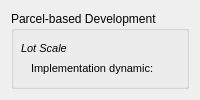
                 <widget class="QWidget" name="parcel_based">
                  <layout class="QHBoxLayout" name="horizontalLayout_7">
                   <item>
                    <widget class="QGroupBox" name="parcel_based_group">
                     <property name="title">
                      <string>Parcel-based Development</string>
                     </property>
                     <widget class="QLabel" name="parcel_based_lbl5">
                      <property name="geometry">
                       <rect>
                        <x>10</x>
                        <y>130</y>
                        <width>131</width>
                        <height>16</height>
                       </rect>
                      </property>
                      <property name="text">
                       <string>&lt;!DOCTYPE HTML PUBLIC &quot;-//W3C//DTD HTML 4.0//EN&quot; &quot;http://www.w3.org/TR/REC-html40/strict.dtd&quot;&gt;
&lt;html&gt;&lt;head&gt;&lt;meta name=&quot;qrichtext&quot; content=&quot;1&quot; /&gt;&lt;style type=&quot;text/css&quot;&gt;
p, li { white-space: pre-wrap; }
&lt;/style&gt;&lt;/head&gt;&lt;body style=&quot; font-family:'MS Shell Dlg 2'; font-size:8.25pt; font-weight:400; font-style:normal;&quot;&gt;
&lt;p style=&quot; margin-top:0px; margin-bottom:0px; margin-left:0px; margin-right:0px; -qt-block-indent:0; text-indent:0px;&quot;&gt;&lt;span style=&quot; font-size:8pt; font-style:italic;&quot;&gt;Neighbourhood Scale&lt;/span&gt;&lt;/p&gt;&lt;/body&gt;&lt;/html&gt;</string>
                      </property>
                     </widget>
                     <widget class="QLabel" name="parcel_based_lbl1">
                      <property name="geometry">
                       <rect>
                        <x>10</x>
                        <y>30</y>
                        <width>131</width>
                        <height>16</height>
                       </rect>
                      </property>
                      <property name="text">
                       <string>&lt;!DOCTYPE HTML PUBLIC &quot;-//W3C//DTD HTML 4.0//EN&quot; &quot;http://www.w3.org/TR/REC-html40/strict.dtd&quot;&gt;
&lt;html&gt;&lt;head&gt;&lt;meta name=&quot;qrichtext&quot; content=&quot;1&quot; /&gt;&lt;style type=&quot;text/css&quot;&gt;
p, li { white-space: pre-wrap; }
&lt;/style&gt;&lt;/head&gt;&lt;body style=&quot; font-family:'MS Shell Dlg 2'; font-size:8.25pt; font-weight:400; font-style:normal;&quot;&gt;
&lt;p style=&quot; margin-top:0px; margin-bottom:0px; margin-left:0px; margin-right:0px; -qt-block-indent:0; text-indent:0px;&quot;&gt;&lt;span style=&quot; font-size:8pt; font-style:italic;&quot;&gt;Lot Scale&lt;/span&gt;&lt;/p&gt;&lt;/body&gt;&lt;/html&gt;</string>
                      </property>
                     </widget>
                     <widget class="QLabel" name="parcel_based_lbl4">
                      <property name="geometry">
                       <rect>
                        <x>20</x>
                        <y>100</y>
                        <width>131</width>
                        <height>16</height>
                       </rect>
                      </property>
                      <property name="text">
                       <string>&lt;!DOCTYPE HTML PUBLIC &quot;-//W3C//DTD HTML 4.0//EN&quot; &quot;http://www.w3.org/TR/REC-html40/strict.dtd&quot;&gt;
&lt;html&gt;&lt;head&gt;&lt;meta name=&quot;qrichtext&quot; content=&quot;1&quot; /&gt;&lt;style type=&quot;text/css&quot;&gt;
p, li { white-space: pre-wrap; }
&lt;/style&gt;&lt;/head&gt;&lt;body style=&quot; font-family:'MS Shell Dlg 2'; font-size:8.25pt; font-weight:400; font-style:normal;&quot;&gt;
&lt;p style=&quot; margin-top:0px; margin-bottom:0px; margin-left:0px; margin-right:0px; -qt-block-indent:0; text-indent:0px;&quot;&gt;&lt;span style=&quot; font-size:8pt;&quot;&gt;Implementation dynamic:&lt;/span&gt;&lt;/p&gt;&lt;/body&gt;&lt;/html&gt;</string>
                      </property>
                     </widget>
                     <widget class="QLabel" name="parcel_based_lbl6">
                      <property name="geometry">
                       <rect>
                        <x>20</x>
                        <y>150</y>
                        <width>141</width>
                        <height>16</height>
                       </rect>
                      </property>
                      <property name="text">
                       <string>&lt;!DOCTYPE HTML PUBLIC &quot;-//W3C//DTD HTML 4.0//EN&quot; &quot;http://www.w3.org/TR/REC-html40/strict.dtd&quot;&gt;
&lt;html&gt;&lt;head&gt;&lt;meta name=&quot;qrichtext&quot; content=&quot;1&quot; /&gt;&lt;style type=&quot;text/css&quot;&gt;
p, li { white-space: pre-wrap; }
&lt;/style&gt;&lt;/head&gt;&lt;body style=&quot; font-family:'MS Shell Dlg 2'; font-size:8.25pt; font-weight:400; font-style:normal;&quot;&gt;
&lt;p style=&quot; margin-top:0px; margin-bottom:0px; margin-left:0px; margin-right:0px; -qt-block-indent:0; text-indent:0px;&quot;&gt;&lt;span style=&quot; font-size:8pt;&quot;&gt;Implementation dynamic:&lt;/span&gt;&lt;/p&gt;&lt;/body&gt;&lt;/html&gt;</string>
                      </property>
                     </widget>
                     <widget class="QLabel" name="parcel_based_lbl3">
                      <property name="geometry">
                       <rect>
                        <x>10</x>
                        <y>80</y>
                        <width>131</width>
                        <height>16</height>
                       </rect>
                      </property>
                      <property name="text">
                       <string>&lt;!DOCTYPE HTML PUBLIC &quot;-//W3C//DTD HTML 4.0//EN&quot; &quot;http://www.w3.org/TR/REC-html40/strict.dtd&quot;&gt;
&lt;html&gt;&lt;head&gt;&lt;meta name=&quot;qrichtext&quot; content=&quot;1&quot; /&gt;&lt;style type=&quot;text/css&quot;&gt;
p, li { white-space: pre-wrap; }
&lt;/style&gt;&lt;/head&gt;&lt;body style=&quot; font-family:'MS Shell Dlg 2'; font-size:8.25pt; font-weight:400; font-style:normal;&quot;&gt;
&lt;p style=&quot; margin-top:0px; margin-bottom:0px; margin-left:0px; margin-right:0px; -qt-block-indent:0; text-indent:0px;&quot;&gt;&lt;span style=&quot; font-size:8pt; font-style:italic;&quot;&gt;Street Scale&lt;/span&gt;&lt;/p&gt;&lt;/body&gt;&lt;/html&gt;</string>
                      </property>
                     </widget>
                     <widget class="QLabel" name="parcel_based_lbl2">
                      <property name="geometry">
                       <rect>
                        <x>20</x>
                        <y>50</y>
                        <width>141</width>
                        <height>16</height>
                       </rect>
                      </property>
                      <property name="text">
                       <string>&lt;!DOCTYPE HTML PUBLIC &quot;-//W3C//DTD HTML 4.0//EN&quot; &quot;http://www.w3.org/TR/REC-html40/strict.dtd&quot;&gt;
&lt;html&gt;&lt;head&gt;&lt;meta name=&quot;qrichtext&quot; content=&quot;1&quot; /&gt;&lt;style type=&quot;text/css&quot;&gt;
p, li { white-space: pre-wrap; }
&lt;/style&gt;&lt;/head&gt;&lt;body style=&quot; font-family:'MS Shell Dlg 2'; font-size:8.25pt; font-weight:400; font-style:normal;&quot;&gt;
&lt;p style=&quot; margin-top:0px; margin-bottom:0px; margin-left:0px; margin-right:0px; -qt-block-indent:0; text-indent:0px;&quot;&gt;&lt;span style=&quot; font-size:8pt;&quot;&gt;Implementation dynamic:&lt;/span&gt;&lt;/p&gt;&lt;/body&gt;&lt;/html&gt;</string>
                      </property>
                     </widget>
                     <widget class="QComboBox" name="parcel_rule_neigh">
                      <property name="geometry">
                       <rect>
                        <x>180</x>
                        <y>150</y>
                        <width>211</width>
                        <height>16</height>
                       </rect>
                      </property>
                      <item>
                       <property name="text">
                        <string>Gradual (maintaining level of service)</string>
                       </property>
                      </item>
                      <item>
                       <property name="text">
                        <string>Immediate (all at once where possible)</string>
                       </property>
                      </item>
                      <item>
                       <property name="text">
                        <string>Delayed (slowed implementation)</string>
                       </property>
                      </item>
                     </widget>
                     <widget class="QComboBox" name="parcel_rule_street">
                      <property name="geometry">
                       <rect>
                        <x>180</x>
                        <y>100</y>
                        <width>211</width>
                        <height>16</height>
                       </rect>
                      </property>
                      <item>
                       <property name="text">
                        <string>Gradual (maintaining level of service)</string>
                       </property>
                      </item>
                      <item>
                       <property name="text">
                        <string>Immediate (all at once where possible)</string>
                       </property>
                      </item>
                      <item>
                       <property name="text">
                        <string>Delayed (slowed implementation)</string>
                       </property>
                      </item>
                     </widget>
                     <widget class="QCheckBox" name="parcel_rule_neigh_check">
                      <property name="geometry">
                       <rect>
                        <x>20</x>
                        <y>180</y>
                        <width>331</width>
                        <height>17</height>
                       </rect>
                      </property>
                      <property name="text">
                       <string>Implement even if allocated area has not yet been zoned</string>
                      </property>
                     </widget>
                     <widget class="QComboBox" name="parcel_rule_lot">
                      <property name="geometry">
                       <rect>
                        <x>180</x>
                        <y>50</y>
                        <width>211</width>
                        <height>16</height>
                       </rect>
                      </property>
                      <item>
                       <property name="text">
                        <string>Gradual (maintaining level of service)</string>
                       </property>
                      </item>
                      <item>
                       <property name="text">
                        <string>Immediate (all at once where possible)</string>
                       </property>
                      </item>
                      <item>
                       <property name="text">
                        <string>Delayed (slowed implementation)</string>
                       </property>
                      </item>
                     </widget>
                    </widget>
                   </item>
                  </layout>
                 </widget>
